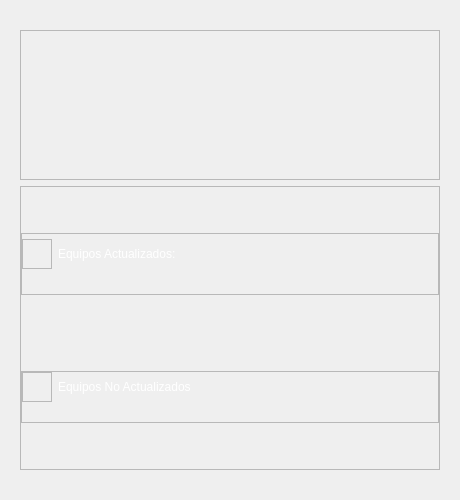
<?xml version="1.0" encoding="UTF-8"?>
<ui version="4.0">
 <class>MainWindow</class>
 <widget class="QMainWindow" name="MainWindow">
  <property name="geometry">
   <rect>
    <x>0</x>
    <y>0</y>
    <width>460</width>
    <height>500</height>
   </rect>
  </property>
  <property name="sizePolicy">
   <sizepolicy hsizetype="Preferred" vsizetype="Maximum">
    <horstretch>0</horstretch>
    <verstretch>0</verstretch>
   </sizepolicy>
  </property>
  <property name="minimumSize">
   <size>
    <width>460</width>
    <height>500</height>
   </size>
  </property>
  <property name="maximumSize">
   <size>
    <width>460</width>
    <height>650</height>
   </size>
  </property>
  <property name="windowTitle">
   <string>Actualizar Asislock</string>
  </property>
  <property name="windowIcon">
   <iconset resource="../recursos/recursos.qrc">
    <normaloff>:/iconos/asislock_Icon</normaloff>:/iconos/asislock_Icon</iconset>
  </property>
  <property name="styleSheet">
   <string notr="true">#centralwidget{
background-image: url(:/background/background);
}</string>
  </property>
  <widget class="QWidget" name="centralwidget">
   <layout class="QGridLayout" name="gridLayout">
    <property name="leftMargin">
     <number>20</number>
    </property>
    <property name="topMargin">
     <number>30</number>
    </property>
    <property name="rightMargin">
     <number>20</number>
    </property>
    <property name="bottomMargin">
     <number>30</number>
    </property>
    <item row="0" column="0">
     <widget class="QFrame" name="Logo">
      <property name="minimumSize">
       <size>
        <width>0</width>
        <height>150</height>
       </size>
      </property>
      <property name="maximumSize">
       <size>
        <width>16777215</width>
        <height>150</height>
       </size>
      </property>
      <property name="styleSheet">
       <string notr="true">image: url(:/logos/asislock_Logo);</string>
      </property>
      <property name="frameShape">
       <enum>QFrame::StyledPanel</enum>
      </property>
      <property name="frameShadow">
       <enum>QFrame::Raised</enum>
      </property>
     </widget>
    </item>
    <item row="1" column="0">
     <widget class="QFrame" name="reporte">
      <property name="styleSheet">
       <string notr="true">QLineEdit {
padding: 8px;
background-color: rgba(255, 255, 255, 30%);
border-radius: 16px;
font: 12pt &quot;Arial&quot;;
}

QLabel {
font: 14pt &quot;Arial&quot;;
color: rgb(255, 255, 255);
}</string>
      </property>
      <property name="frameShape">
       <enum>QFrame::StyledPanel</enum>
      </property>
      <property name="frameShadow">
       <enum>QFrame::Raised</enum>
      </property>
      <layout class="QVBoxLayout" name="verticalLayout_2">
       <property name="spacing">
        <number>30</number>
       </property>
       <property name="leftMargin">
        <number>0</number>
       </property>
       <property name="topMargin">
        <number>0</number>
       </property>
       <property name="rightMargin">
        <number>0</number>
       </property>
       <property name="bottomMargin">
        <number>0</number>
       </property>
       <item>
        <widget class="QFrame" name="equiposActualizados">
         <property name="sizePolicy">
          <sizepolicy hsizetype="Preferred" vsizetype="Maximum">
           <horstretch>0</horstretch>
           <verstretch>0</verstretch>
          </sizepolicy>
         </property>
         <property name="frameShape">
          <enum>QFrame::StyledPanel</enum>
         </property>
         <property name="frameShadow">
          <enum>QFrame::Raised</enum>
         </property>
         <layout class="QGridLayout" name="gridLayout_2">
          <property name="leftMargin">
           <number>0</number>
          </property>
          <property name="topMargin">
           <number>0</number>
          </property>
          <property name="rightMargin">
           <number>0</number>
          </property>
          <property name="bottomMargin">
           <number>0</number>
          </property>
          <item row="0" column="0">
           <widget class="QFrame" name="frame_2">
            <property name="sizePolicy">
             <sizepolicy hsizetype="Maximum" vsizetype="Preferred">
              <horstretch>0</horstretch>
              <verstretch>0</verstretch>
             </sizepolicy>
            </property>
            <property name="minimumSize">
             <size>
              <width>30</width>
              <height>30</height>
             </size>
            </property>
            <property name="maximumSize">
             <size>
              <width>30</width>
              <height>30</height>
             </size>
            </property>
            <property name="styleSheet">
             <string notr="true">image: url(:/iconos/ok_icon);</string>
            </property>
            <property name="frameShape">
             <enum>QFrame::StyledPanel</enum>
            </property>
            <property name="frameShadow">
             <enum>QFrame::Raised</enum>
            </property>
           </widget>
          </item>
          <item row="0" column="1">
           <widget class="QLabel" name="equiposActualizadosTitulo">
            <property name="sizePolicy">
             <sizepolicy hsizetype="Expanding" vsizetype="Preferred">
              <horstretch>0</horstretch>
              <verstretch>0</verstretch>
             </sizepolicy>
            </property>
            <property name="minimumSize">
             <size>
              <width>0</width>
              <height>40</height>
             </size>
            </property>
            <property name="maximumSize">
             <size>
              <width>16777215</width>
              <height>40</height>
             </size>
            </property>
            <property name="styleSheet">
             <string notr="true">font: 20pt &quot;Arial&quot;;
color: rgb(255, 255, 255);</string>
            </property>
            <property name="text">
             <string>Equipos Actualizados:</string>
            </property>
            <property name="alignment">
             <set>Qt::AlignLeading|Qt::AlignLeft|Qt::AlignVCenter</set>
            </property>
           </widget>
          </item>
          <item row="1" column="1">
           <widget class="QLabel" name="equiposActualizadosLista">
            <property name="sizePolicy">
             <sizepolicy hsizetype="Minimum" vsizetype="Preferred">
              <horstretch>1</horstretch>
              <verstretch>0</verstretch>
             </sizepolicy>
            </property>
            <property name="minimumSize">
             <size>
              <width>370</width>
              <height>0</height>
             </size>
            </property>
            <property name="text">
             <string/>
            </property>
            <property name="alignment">
             <set>Qt::AlignLeading|Qt::AlignLeft|Qt::AlignVCenter</set>
            </property>
            <property name="wordWrap">
             <bool>true</bool>
            </property>
           </widget>
          </item>
         </layout>
        </widget>
       </item>
       <item>
        <widget class="QFrame" name="equiposNoActualizados">
         <property name="sizePolicy">
          <sizepolicy hsizetype="Preferred" vsizetype="Maximum">
           <horstretch>0</horstretch>
           <verstretch>0</verstretch>
          </sizepolicy>
         </property>
         <property name="styleSheet">
          <string notr="true"/>
         </property>
         <property name="frameShape">
          <enum>QFrame::StyledPanel</enum>
         </property>
         <property name="frameShadow">
          <enum>QFrame::Raised</enum>
         </property>
         <layout class="QGridLayout" name="gridLayout_3">
          <property name="leftMargin">
           <number>0</number>
          </property>
          <property name="topMargin">
           <number>0</number>
          </property>
          <property name="rightMargin">
           <number>0</number>
          </property>
          <property name="bottomMargin">
           <number>0</number>
          </property>
          <item row="0" column="0">
           <widget class="QFrame" name="frame">
            <property name="minimumSize">
             <size>
              <width>30</width>
              <height>30</height>
             </size>
            </property>
            <property name="maximumSize">
             <size>
              <width>30</width>
              <height>30</height>
             </size>
            </property>
            <property name="styleSheet">
             <string notr="true">image: url(:/iconos/error_icon);</string>
            </property>
            <property name="frameShape">
             <enum>QFrame::StyledPanel</enum>
            </property>
            <property name="frameShadow">
             <enum>QFrame::Raised</enum>
            </property>
           </widget>
          </item>
          <item row="0" column="1">
           <widget class="QLabel" name="equiposNoActualizadosTitulo_2">
            <property name="styleSheet">
             <string notr="true">font: 20pt &quot;Arial&quot;;
color: rgb(255, 255, 255);</string>
            </property>
            <property name="text">
             <string>Equipos No Actualizados</string>
            </property>
            <property name="alignment">
             <set>Qt::AlignLeading|Qt::AlignLeft|Qt::AlignVCenter</set>
            </property>
           </widget>
          </item>
          <item row="2" column="1">
           <widget class="QLabel" name="equiposNoActualizadosLista">
            <property name="sizePolicy">
             <sizepolicy hsizetype="Preferred" vsizetype="Maximum">
              <horstretch>0</horstretch>
              <verstretch>0</verstretch>
             </sizepolicy>
            </property>
            <property name="text">
             <string/>
            </property>
            <property name="alignment">
             <set>Qt::AlignLeading|Qt::AlignLeft|Qt::AlignVCenter</set>
            </property>
            <property name="wordWrap">
             <bool>true</bool>
            </property>
           </widget>
          </item>
         </layout>
        </widget>
       </item>
      </layout>
     </widget>
    </item>
   </layout>
  </widget>
 </widget>
 <resources>
  <include location="../recursos/recursos.qrc"/>
 </resources>
 <connections/>
</ui>
